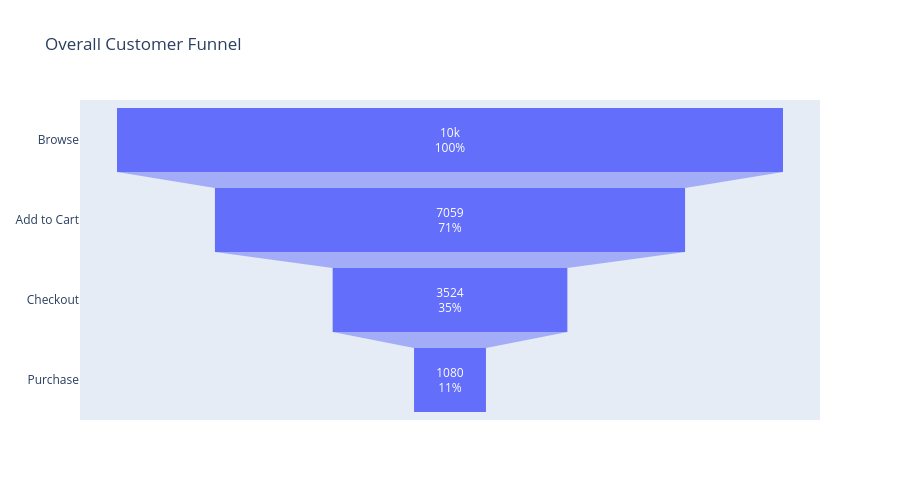

Notebook cell for this chart:
### Code cell
# ==========================================
# INTERACTIVE FUNNEL - PLOTLY
# ==========================================

fig = go.Figure(
    go.Funnel(
        y=funnel_counts.index,
        x=funnel_counts.values,
        textinfo="value+percent initial"
    )
)

fig.update_layout(
    title='Overall Customer Funnel',
    height=500
)

fig.show()

### Figure 1 — Plotly figure (JSON) as saved in the notebook; plotly's stock layout.template omitted (floating-point values rounded to 4 significant figures)
{"data": [{"textinfo": "value+percent initial", "type": "funnel", "x": [10000, 7059, 3524, 1080], "y": ["Browse", "Add to Cart", "Checkout", "Purchase"]}], "layout": {"height": 500, "title": {"text": "Overall Customer Funnel"}}}
